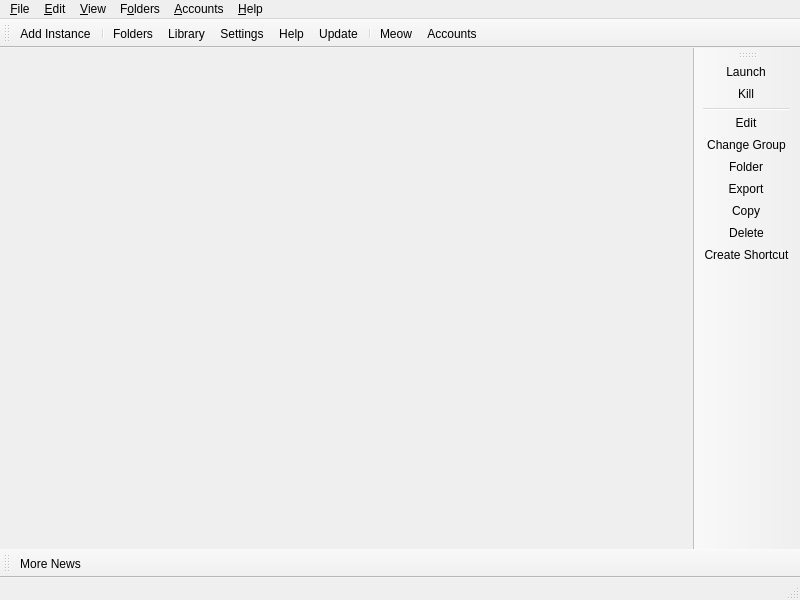
<?xml version="1.0" encoding="UTF-8"?>
<ui version="4.0">
 <class>MainWindow</class>
 <widget class="QMainWindow" name="MainWindow">
  <property name="geometry">
   <rect>
    <x>0</x>
    <y>0</y>
    <width>800</width>
    <height>600</height>
   </rect>
  </property>
  <widget class="QWidget" name="centralWidget">
   <layout class="QHBoxLayout" name="horizontalLayout">
    <property name="spacing">
     <number>0</number>
    </property>
    <property name="leftMargin">
     <number>0</number>
    </property>
    <property name="topMargin">
     <number>0</number>
    </property>
    <property name="rightMargin">
     <number>0</number>
    </property>
    <property name="bottomMargin">
     <number>0</number>
    </property>
   </layout>
  </widget>
  <widget class="QStatusBar" name="statusBar"/>
  <widget class="QToolBar" name="mainToolBar">
   <property name="windowTitle">
    <string>Main Toolbar</string>
   </property>
   <property name="allowedAreas">
    <set>Qt::BottomToolBarArea|Qt::TopToolBarArea</set>
   </property>
   <property name="toolButtonStyle">
    <enum>Qt::ToolButtonTextBesideIcon</enum>
   </property>
   <property name="floatable">
    <bool>false</bool>
   </property>
   <attribute name="toolBarArea">
    <enum>TopToolBarArea</enum>
   </attribute>
   <attribute name="toolBarBreak">
    <bool>false</bool>
   </attribute>
   <addaction name="actionAddInstance"/>
   <addaction name="separator"/>
   <addaction name="actionFoldersButton"/>
   <addaction name="actionLibrary"/>
   <addaction name="actionSettings"/>
   <addaction name="actionHelpButton"/>
   <addaction name="actionCheckUpdate"/>
   <addaction name="separator"/>
   <addaction name="actionCAT"/>
   <addaction name="actionAccountsButton"/>
  </widget>
  <widget class="QToolBar" name="newsToolBar">
   <property name="windowTitle">
    <string>News Toolbar</string>
   </property>
   <property name="allowedAreas">
    <set>Qt::BottomToolBarArea|Qt::TopToolBarArea</set>
   </property>
   <property name="iconSize">
    <size>
     <width>16</width>
     <height>16</height>
    </size>
   </property>
   <property name="toolButtonStyle">
    <enum>Qt::ToolButtonTextBesideIcon</enum>
   </property>
   <property name="floatable">
    <bool>false</bool>
   </property>
   <attribute name="toolBarArea">
    <enum>BottomToolBarArea</enum>
   </attribute>
   <attribute name="toolBarBreak">
    <bool>false</bool>
   </attribute>
   <addaction name="actionMoreNews"/>
  </widget>
  <widget class="WideBar" name="instanceToolBar">
   <property name="windowTitle">
    <string>Instance Toolbar</string>
   </property>
   <property name="allowedAreas">
    <set>Qt::LeftToolBarArea|Qt::RightToolBarArea</set>
   </property>
   <property name="iconSize">
    <size>
     <width>16</width>
     <height>16</height>
    </size>
   </property>
   <property name="toolButtonStyle">
    <enum>Qt::ToolButtonTextBesideIcon</enum>
   </property>
   <property name="floatable">
    <bool>false</bool>
   </property>
   <property name="useDefaultAction" stdset="0">
    <bool>true</bool>
   </property>
   <attribute name="toolBarArea">
    <enum>RightToolBarArea</enum>
   </attribute>
   <attribute name="toolBarBreak">
    <bool>false</bool>
   </attribute>
   <addaction name="actionLaunchInstance"/>
   <addaction name="actionKillInstance"/>
   <addaction name="separator"/>
   <addaction name="actionEditInstance"/>
   <addaction name="actionChangeInstGroup"/>
   <addaction name="actionViewSelectedInstFolder"/>
   <addaction name="actionExportInstance"/>
   <addaction name="actionCopyInstance"/>
   <addaction name="actionDeleteInstance"/>
   <addaction name="actionCreateInstanceShortcut"/>
  </widget>
  <widget class="QMenuBar" name="menuBar">
   <property name="geometry">
    <rect>
     <x>0</x>
     <y>0</y>
     <width>800</width>
     <height>22</height>
    </rect>
   </property>
   <widget class="QMenu" name="fileMenu">
    <property name="title">
     <string>&amp;File</string>
    </property>
    <property name="toolTipsVisible">
     <bool>true</bool>
    </property>
    <addaction name="actionAddInstance"/>
    <addaction name="separator"/>
    <addaction name="actionLaunchInstance"/>
    <addaction name="actionKillInstance"/>
    <addaction name="separator"/>
    <addaction name="actionEditInstance"/>
    <addaction name="actionChangeInstGroup"/>
    <addaction name="actionViewSelectedInstFolder"/>
    <addaction name="actionExportInstance"/>
    <addaction name="actionCopyInstance"/>
    <addaction name="actionDeleteInstance"/>
    <addaction name="actionCreateInstanceShortcut"/>
    <addaction name="separator"/>
    <addaction name="actionSettings"/>
    <addaction name="actionCloseWindow"/>
   </widget>
   <widget class="QMenu" name="editMenu">
    <property name="title">
     <string>&amp;Edit</string>
    </property>
    <property name="toolTipsVisible">
     <bool>true</bool>
    </property>
    <addaction name="actionUndoTrashInstance"/>
   </widget>
   <widget class="QMenu" name="viewMenu">
    <property name="title">
     <string>&amp;View</string>
    </property>
    <property name="toolTipsVisible">
     <bool>true</bool>
    </property>
    <addaction name="actionChangeTheme"/>
    <addaction name="separator"/>
    <addaction name="actionCAT"/>
    <addaction name="actionToggleStatusBar"/>
    <addaction name="actionLockToolbars"/>
    <addaction name="separator"/>
   </widget>
   <widget class="QMenu" name="foldersMenu">
    <property name="title">
     <string>F&amp;olders</string>
    </property>
    <property name="toolTipsVisible">
     <bool>true</bool>
    </property>
    <addaction name="actionViewLauncherRootFolder"/>
    <addaction name="separator"/>
    <addaction name="actionViewInstanceFolder"/>
    <addaction name="actionViewCentralModsFolder"/>
    <addaction name="actionViewSkinsFolder"/>
    <addaction name="actionViewJavaFolder"/>
    <addaction name="separator"/>
    <addaction name="actionViewIconThemeFolder"/>
    <addaction name="actionViewWidgetThemeFolder"/>
    <addaction name="actionViewCatPackFolder"/>
    <addaction name="actionViewIconsFolder"/>
    <addaction name="separator"/>
    <addaction name="actionViewLogsFolder"/>
   </widget>
   <widget class="QMenu" name="accountsMenu">
    <property name="title">
     <string>&amp;Accounts</string>
    </property>
   </widget>
   <widget class="QMenu" name="helpMenu">
    <property name="title">
     <string>&amp;Help</string>
    </property>
    <property name="toolTipsVisible">
     <bool>true</bool>
    </property>
    <addaction name="actionClearMetadata"/>
    <addaction name="actionReportBug"/>
    <addaction name="actionViewLog"/>
    <addaction name="actionAddToPATH"/>
    <addaction name="separator"/>
    <addaction name="actionMATRIX"/>
    <addaction name="actionDISCORD"/>
    <addaction name="actionREDDIT"/>
    <addaction name="separator"/>
    <addaction name="actionMoreNews"/>
    <addaction name="actionCheckUpdate"/>
    <addaction name="actionOpenWiki"/>
    <addaction name="actionAbout"/>
   </widget>
   <addaction name="fileMenu"/>
   <addaction name="editMenu"/>
   <addaction name="viewMenu"/>
   <addaction name="foldersMenu"/>
   <addaction name="accountsMenu"/>
   <addaction name="helpMenu"/>
  </widget>
  <action name="actionMoreNews">
   <property name="icon">
    <iconset theme="news"/>
   </property>
   <property name="text">
    <string>More News...</string>
   </property>
   <property name="toolTip">
    <string>Open the development blog to read more news about %1.</string>
   </property>
  </action>
  <action name="actionCAT">
   <property name="checkable">
    <bool>true</bool>
   </property>
   <property name="icon">
    <iconset theme="cat"/>
   </property>
   <property name="text">
    <string>&amp;Meow</string>
   </property>
   <property name="toolTip">
    <string>It's a fluffy kitty :3</string>
   </property>
  </action>
  <action name="actionToggleStatusBar">
   <property name="checkable">
    <bool>true</bool>
   </property>
   <property name="text">
    <string>Status Bar</string>
   </property>
  </action>
  <action name="actionLockToolbars">
   <property name="checkable">
    <bool>true</bool>
   </property>
   <property name="text">
    <string>Lock Toolbars</string>
   </property>
  </action>
  <action name="actionUndoTrashInstance">
   <property name="enabled">
    <bool>false</bool>
   </property>
   <property name="text">
    <string>&amp;Undo Last Instance Deletion</string>
   </property>
  </action>
  <action name="actionAddInstance">
   <property name="icon">
    <iconset theme="new"/>
   </property>
   <property name="text">
    <string>Add Instanc&amp;e...</string>
   </property>
   <property name="toolTip">
    <string>Add a new instance.</string>
   </property>
  </action>
  <action name="actionCheckUpdate">
   <property name="icon">
    <iconset theme="checkupdate"/>
   </property>
   <property name="text">
    <string>&amp;Update...</string>
   </property>
   <property name="toolTip">
    <string>Check for new updates for %1.</string>
   </property>
   <property name="menuRole">
    <enum>QAction::ApplicationSpecificRole</enum>
   </property>
  </action>
  <action name="actionSettings">
   <property name="icon">
    <iconset theme="settings"/>
   </property>
   <property name="text">
    <string>Setti&amp;ngs...</string>
   </property>
   <property name="toolTip">
    <string>Change settings.</string>
   </property>
   <property name="menuRole">
    <enum>QAction::PreferencesRole</enum>
   </property>
  </action>
  <action name="actionManageAccounts">
   <property name="icon">
    <iconset theme="accounts"/>
   </property>
   <property name="text">
    <string>&amp;Manage Accounts...</string>
   </property>
  </action>
  <action name="actionLaunchInstance">
   <property name="icon">
    <iconset theme="launch"/>
   </property>
   <property name="text">
    <string>&amp;Launch</string>
   </property>
   <property name="toolTip">
    <string>Launch the selected instance.</string>
   </property>
  </action>
  <action name="actionKillInstance">
   <property name="icon">
    <iconset theme="status-bad"/>
   </property>
   <property name="text">
    <string>&amp;Kill</string>
   </property>
   <property name="toolTip">
    <string>Kill the running instance.</string>
   </property>
   <property name="shortcut">
    <string>Ctrl+K</string>
   </property>
  </action>
  <action name="actionRenameInstance">
   <property name="icon">
    <iconset theme="rename"/>
   </property>
   <property name="text">
    <string>Rename</string>
   </property>
   <property name="toolTip">
    <string>Rename the selected instance.</string>
   </property>
  </action>
  <action name="actionChangeInstGroup">
   <property name="icon">
    <iconset theme="tag"/>
   </property>
   <property name="text">
    <string>&amp;Change Group...</string>
   </property>
   <property name="toolTip">
    <string>Change the selected instance's group.</string>
   </property>
   <property name="shortcut">
    <string>Ctrl+G</string>
   </property>
  </action>
  <action name="actionChangeInstIcon">
   <property name="text">
    <string>Change Icon</string>
   </property>
   <property name="toolTip">
    <string>Change the selected instance's icon.</string>
   </property>
  </action>
  <action name="actionEditInstance">
   <property name="icon">
    <iconset theme="settings"/>
   </property>
   <property name="text">
    <string>&amp;Edit...</string>
   </property>
   <property name="toolTip">
    <string>Change the instance settings, mods and versions.</string>
   </property>
   <property name="shortcut">
    <string>Ctrl+I</string>
   </property>
  </action>
  <action name="actionViewSelectedInstFolder">
   <property name="icon">
    <iconset theme="viewfolder"/>
   </property>
   <property name="text">
    <string>&amp;Folder</string>
   </property>
   <property name="toolTip">
    <string>Open the selected instance's root folder in a file browser.</string>
   </property>
  </action>
  <action name="actionDeleteInstance">
   <property name="icon">
    <iconset theme="delete"/>
   </property>
   <property name="text">
    <string>Dele&amp;te</string>
   </property>
   <property name="toolTip">
    <string>Delete the selected instance.</string>
   </property>
   <property name="autoRepeat">
    <bool>false</bool>
   </property>
  </action>
  <action name="actionCopyInstance">
   <property name="icon">
    <iconset theme="copy"/>
   </property>
   <property name="text">
    <string>Cop&amp;y...</string>
   </property>
   <property name="toolTip">
    <string>Copy the selected instance.</string>
   </property>
   <property name="shortcut">
    <string>Ctrl+D</string>
   </property>
  </action>
  <action name="actionExportInstance">
   <property name="icon">
    <iconset theme="export"/>
   </property>
   <property name="text">
    <string>E&amp;xport...</string>
   </property>
   <property name="toolTip">
    <string>Export the selected instance to supported formats.</string>
   </property>
  </action>
  <action name="actionExportInstanceZip">
   <property name="icon">
    <iconset theme="launcher"/>
   </property>
   <property name="text">
    <string>Prism Launcher (zip)</string>
   </property>
  </action>
  <action name="actionExportInstanceMrPack">
   <property name="icon">
    <iconset theme="modrinth"/>
   </property>
   <property name="text">
    <string>Modrinth (mrpack)</string>
   </property>
  </action>
  <action name="actionExportInstanceFlamePack">
   <property name="icon">
    <iconset theme="flame"/>
   </property>
   <property name="text">
    <string>CurseForge (zip)</string>
   </property>
  </action>
  <action name="actionCreateInstanceShortcut">
   <property name="icon">
    <iconset theme="shortcut"/>
   </property>
   <property name="text">
    <string>Create Shortcut</string>
   </property>
   <property name="toolTip">
    <string>Creates a shortcut on a selected folder to launch the selected instance.</string>
   </property>
  </action>
  <action name="actionNoAccountsAdded">
   <property name="icon">
    <iconset theme="noaccount"/>
   </property>
   <property name="text">
    <string>No accounts added!</string>
   </property>
  </action>
  <action name="actionNoDefaultAccount">
   <property name="checkable">
    <bool>true</bool>
   </property>
   <property name="icon">
    <iconset theme="noaccount"/>
   </property>
   <property name="text">
    <string>No Default Account</string>
   </property>
   <property name="shortcut">
    <string>Ctrl+0</string>
   </property>
  </action>
  <action name="actionCloseWindow">
   <property name="icon">
    <iconset theme="status-bad"/>
   </property>
   <property name="text">
    <string>Close &amp;Window</string>
   </property>
   <property name="toolTip">
    <string>Close the current window</string>
   </property>
   <property name="menuRole">
    <enum>QAction::MenuRole::NoRole</enum>
   </property>
  </action>
  <action name="actionViewInstanceFolder">
   <property name="icon">
    <iconset theme="viewfolder"/>
   </property>
   <property name="text">
    <string>&amp;Instances</string>
   </property>
   <property name="toolTip">
    <string>Open the instances folder in a file browser.</string>
   </property>
  </action>
  <action name="actionViewLauncherRootFolder">
   <property name="icon">
    <iconset theme="viewfolder"/>
   </property>
   <property name="text">
    <string>Launcher &amp;Root</string>
   </property>
   <property name="toolTip">
    <string>Open the launcher's root folder in a file browser.</string>
   </property>
  </action>
  <action name="actionViewCentralModsFolder">
   <property name="icon">
    <iconset theme="centralmods"/>
   </property>
   <property name="text">
    <string>&amp;Central Mods</string>
   </property>
   <property name="toolTip">
    <string>Open the central mods folder in a file browser.</string>
   </property>
  </action>
  <action name="actionViewSkinsFolder">
   <property name="icon">
    <iconset theme="viewfolder"/>
   </property>
   <property name="text">
    <string>&amp;Skins</string>
   </property>
   <property name="toolTip">
    <string>Open the skins folder in a file browser.</string>
   </property>
  </action>
  <action name="actionViewIconsFolder">
   <property name="icon">
    <iconset theme="viewfolder"/>
   </property>
   <property name="text">
    <string>Instance Icons</string>
   </property>
   <property name="toolTip">
    <string>Open the instance icons folder in a file browser.</string>
   </property>
  </action>
  <action name="actionViewLogsFolder">
   <property name="icon">
    <iconset theme="viewfolder"/>
   </property>
   <property name="text">
    <string>Logs</string>
   </property>
   <property name="toolTip">
    <string>Open the logs folder in a file browser.</string>
   </property>
  </action>
  <action name="actionChangeTheme">
   <property name="text">
    <string>Themes</string>
   </property>
  </action>
  <action name="actionReportBug">
   <property name="icon">
    <iconset theme="bug"/>
   </property>
   <property name="text">
    <string>Report a Bug or Suggest a Feature</string>
   </property>
   <property name="toolTip">
    <string>Open the bug tracker to report a bug with %1.</string>
   </property>
  </action>
  <action name="actionDISCORD">
   <property name="icon">
    <iconset theme="discord"/>
   </property>
   <property name="text">
    <string>&amp;Discord Guild</string>
   </property>
   <property name="toolTip">
    <string>Open %1 Discord guild.</string>
   </property>
  </action>
  <action name="actionMATRIX">
   <property name="icon">
    <iconset theme="matrix"/>
   </property>
   <property name="text">
    <string>&amp;Matrix Space</string>
   </property>
   <property name="toolTip">
    <string>Open %1 Matrix space.</string>
   </property>
  </action>
  <action name="actionREDDIT">
   <property name="icon">
    <iconset theme="reddit-alien"/>
   </property>
   <property name="text">
    <string>Sub&amp;reddit</string>
   </property>
   <property name="toolTip">
    <string>Open %1 subreddit.</string>
   </property>
  </action>
  <action name="actionAbout">
   <property name="icon">
    <iconset theme="about"/>
   </property>
   <property name="text">
    <string>&amp;About %1</string>
   </property>
   <property name="toolTip">
    <string>View information about %1.</string>
   </property>
   <property name="menuRole">
    <enum>QAction::AboutRole</enum>
   </property>
  </action>
  <action name="actionClearMetadata">
   <property name="icon">
    <iconset theme="refresh"/>
   </property>
   <property name="text">
    <string>&amp;Clear Metadata Cache</string>
   </property>
   <property name="toolTip">
    <string>Clear cached metadata</string>
   </property>
  </action>
  <action name="actionViewLog">
   <property name="icon">
    <iconset theme="log">
     <normaloff>.</normaloff>.</iconset>
   </property>
   <property name="text">
    <string>View logs</string>
   </property>
   <property name="toolTip">
    <string>View current and previous launcher logs</string>
   </property>
  </action>
  <action name="actionAddToPATH">
   <property name="icon">
    <iconset theme="custom-commands"/>
   </property>
   <property name="text">
    <string>Install to &amp;PATH</string>
   </property>
   <property name="toolTip">
    <string>Install a %1 symlink to /usr/local/bin</string>
   </property>
  </action>
  <action name="actionFoldersButton">
   <property name="icon">
    <iconset theme="viewfolder"/>
   </property>
   <property name="text">
    <string>Folders</string>
   </property>
   <property name="toolTip">
    <string>Open one of the folders shared between instances.</string>
   </property>
  </action>
  <action name="actionLibrary">
   <property name="icon">
    <iconset theme="view-paged"/>
   </property>
   <property name="text">
    <string>Library</string>
   </property>
   <property name="toolTip">
    <string>Reusable mods and resource packs you keep outside of any instance.</string>
   </property>
  </action>
  <action name="actionHelpButton">
   <property name="icon">
    <iconset theme="help"/>
   </property>
   <property name="text">
    <string>Help</string>
   </property>
   <property name="toolTip">
    <string>Get help with %1 or Minecraft.</string>
   </property>
  </action>
  <action name="actionAccountsButton">
   <property name="icon">
    <iconset theme="noaccount"/>
   </property>
   <property name="text">
    <string>Accounts</string>
   </property>
  </action>
  <action name="actionOpenWiki">
   <property name="icon">
    <iconset theme="help"/>
   </property>
   <property name="text">
    <string>%1 &amp;Wiki</string>
   </property>
   <property name="toolTip">
    <string>Open the %1 wiki</string>
   </property>
  </action>
  <action name="actionViewWidgetThemeFolder">
   <property name="icon">
    <iconset theme="viewfolder"/>
   </property>
   <property name="text">
    <string>&amp;Widget Themes</string>
   </property>
   <property name="toolTip">
    <string>Open the widget themes folder in a file browser.</string>
   </property>
  </action>
  <action name="actionViewIconThemeFolder">
   <property name="icon">
    <iconset theme="viewfolder"/>
   </property>
   <property name="text">
    <string>I&amp;con Theme</string>
   </property>
   <property name="toolTip">
    <string>Open the icon theme folder in a file browser.</string>
   </property>
  </action>
  <action name="actionViewCatPackFolder">
   <property name="icon">
    <iconset theme="viewfolder"/>
   </property>
   <property name="text">
    <string>Cat Packs</string>
   </property>
   <property name="toolTip">
    <string>Open the cat packs folder in a file browser.</string>
   </property>
  </action>
  <action name="actionViewJavaFolder">
   <property name="icon">
    <iconset theme="viewfolder"/>
   </property>
   <property name="text">
    <string>Java</string>
   </property>
   <property name="toolTip">
    <string>Open the Java folder in a file browser. Only available if the built-in Java downloader is used.</string>
   </property>
  </action>
 </widget>
 <customwidgets>
  <customwidget>
   <class>WideBar</class>
   <extends>QToolBar</extends>
   <header>ui/widgets/WideBar.h</header>
  </customwidget>
 </customwidgets>
 <resources/>
 <connections/>
</ui>
